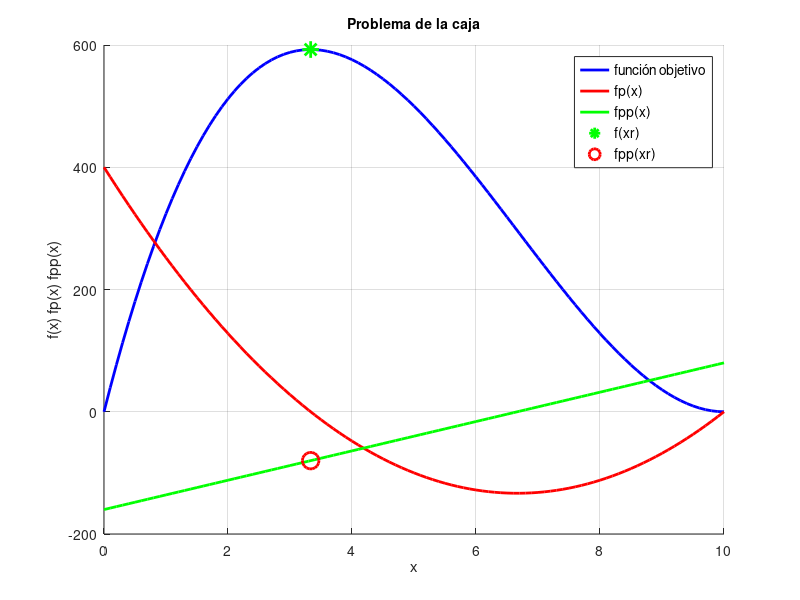

This chart was generated by the following MATLAB code:
clear
close all
clc

f=@(x) 400*x - 80*x.^2 + 4*x.^3;
fp=@(x) 400 -160*x+12*x.^2;
fpp=@(x) -160+24*x;
x=0:0.1:10;
xr=2;
N=10;

for i=1:N
    xr=xr-fp(xr)/fpp(xr);%newton raphson en ti confio
end


if (fpp(xr)<=0)
    disp([fpp(xr)])%mostrar disp con resultados
    disp(["es un maximo en x=" num2str(xr)])
else 
    disp([fpp(xr)])%mostrar disp con resultados
    disp(["es un minimo en x=" num2str(xr)])
end


figure%figure
hold on
grid on
plot(x, f(x), 'b-', 'LineWidth', 2)
plot(x, fp(x), 'r-', 'LineWidth', 2)
plot(x, fpp(x), 'g-', 'LineWidth', 2)
plot(xr, f(xr),'g*','LineWidth',2,'MarkerSize',12)
%plot(xr, fp(xr),'g*','LineWidth',2,'MarkerSize',12)
plot(xr, fpp(xr),'ro','LineWidth',2,'MarkerSize',12)
legend({'función objetivo','fp(x)','fpp(x)', 'f(xr)', 'fpp(xr)'},'FontSize',10)
title('Problema de la caja','FontSize',10)
xlabel('x')
ylabel('f(x) fp(x) fpp(x)')